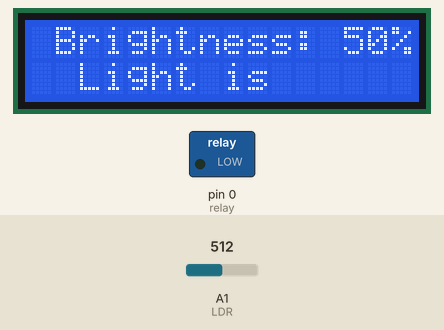
Bench run of a sketch on a simulated Arduino Uno, built with avr-gcc and run on an emulated ATmega328P. Parts: 16×2 character LCD, switched loads named in the sketch (green lamp = pin HIGH). Inputs (shaded band) come from the test bench; at power-on: A1 (LDR) = 512.

Above: at 3.2 s.
3.3 s: A1 (LDR) set to 316
At 4.2 s:
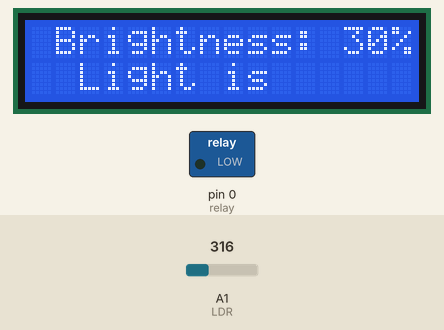
4.8 s: A1 (LDR) set to 298
At 5.3 s:
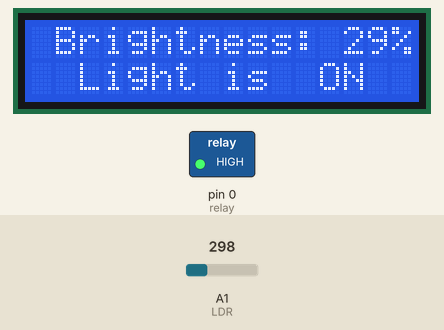
6.3 s: A1 (LDR) set to 607
At 7.5 s:
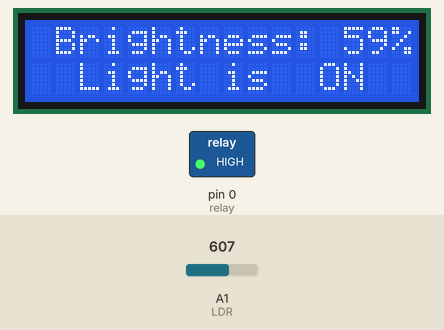
7.8 s: A1 (LDR) set to 638
At 8.5 s:
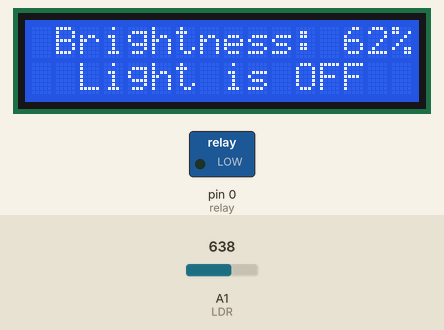
9.3 s: A1 (LDR) set to 306
At 9.8 s:
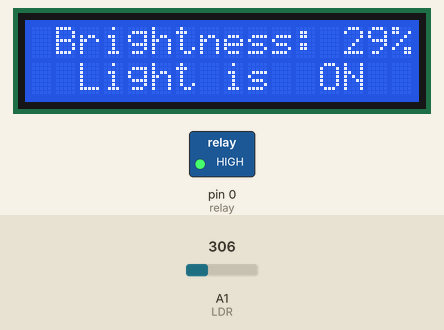
Timing chart, 0 to 11.8 s (numbered marks = the images above; inputs shaded):
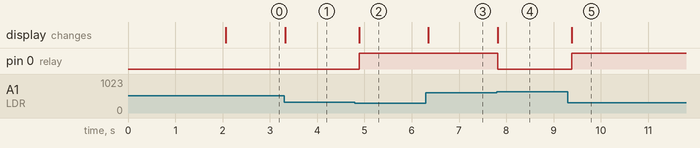

The sketch:

Light_Control.ino
```cpp
#include <LiquidCrystal.h>
LiquidCrystal lcd(2, 3, 4, 5, 6, 7);

#define LDR  A1  //LDR Sensor Pin (Photoresistor or Light Dependent Resistor)

#define relay 0 // For the Light

int read_l =0;
int brightness;

void setup(){

pinMode(LDR, INPUT);

pinMode(relay, OUTPUT);

lcd.begin(16,2);
lcd.setCursor(0,0);
lcd.print(" This is a");
lcd.setCursor(0,1);
lcd.print("Smart Light");
delay(2000);
lcd.clear();
}

void loop(){
read_l = analogRead(LDR); // read analogue to digital value 0 to 1023
brightness = read_l /10.23; //Analog to digitl value cannot exceed 1023

lcd.setCursor(0, 0);
lcd.print(" Brightness: ");
lcd.print(brightness);
lcd.print("%  ");
lcd.setCursor(0,1);
lcd.print("  Light is ");

if(brightness<30){digitalWrite(relay,HIGH); lcd.print(" ON");}
if(brightness>60){digitalWrite(relay,LOW);  lcd.print("OFF");}

delay(100);
}
```

Measured:
- the behaviour switches between 307 and 306 on A1 (LDR) (found by bisection; images 1 and 2)
- the behaviour switches between 624 and 625 on A1 (LDR) (found by bisection; images 3 and 4)
- after the input at 3.3 s, the display: changes at once (image 1)
- after the input at 4.8 s, pin 0 (relay): LOW → HIGH after 0.09 s; the display: changes after 0.09 s (image 2)
- after the input at 6.3 s, the display: changes after 0.05 s (image 3)
- after the input at 7.8 s, pin 0 (relay): HIGH → LOW at once; the display: changes at once (image 4)
- after the input at 9.3 s, pin 0 (relay): LOW → HIGH after 0.08 s; the display: changes after 0.09 s (image 5)
